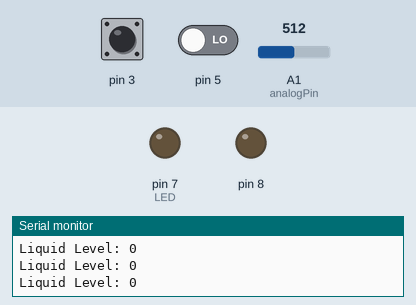
This sketch was run on a simulated Arduino Uno, built with avr-gcc and run on an emulated ATmega328P. On the bench: output pins drawn as LEDs (lit = HIGH), the last lines printed to the serial monitor. Inputs (shaded band) come from the test bench; at power-on: pin 5 LOW, pin 3 HIGH, A1 (analogPin) = 512.

Above: at 4.2 s.
4.3 s: pin 5 driven LOW
7.3 s: pin 3 pulled LOW for 3.2 s
At 13.1 s:
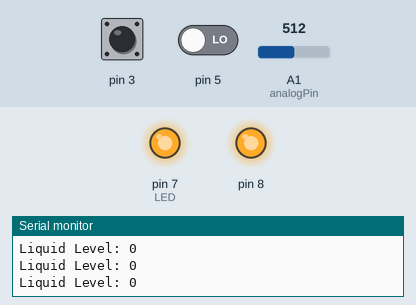
Timing chart, 0 to 19.5 s (numbered marks = the images above; inputs shaded):
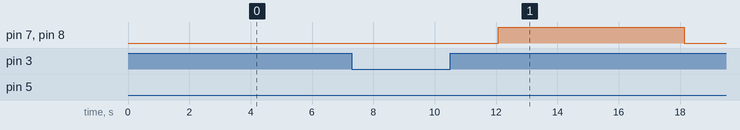

The sketch:

sketch_jul26a.ino
```cpp
  //電池宣告

int analogPin = A1 ;       // 感應電池容量
int MyArray[11] = {0} ;    // 排大小所用陣列
int val ;                  // 電池容量轉成百分比後
int blank ;                // 排大小所需暫存器

//感應器宣告

byte j ;                   // 記錄次數
byte k ;                   // 符合條件才加
byte led = digitalRead(7) ;

void setup() {

  //電池跟感應器都有
  Serial.begin(9600) ;


  //感應器
  pinMode(3, INPUT_PULLUP) ;  // 開關
  pinMode(5, INPUT) ;         // 感應器
  pinMode(7, OUTPUT) ;        // LED
  pinMode(8, OUTPUT) ;        // 蜂鳴器

}

void loop() {

  //電池

  // 把電量轉成百分比
  val = map(analogRead(analogPin),720,850,0,100) ;
  if (val > 100 or val < 0 ){
    if (val > 100){
      val = 100 ;
      }
    if (val < 0){
      val = 0 ;
      }
    }

  // 填入陣列 MyArray 中
  for (byte i = 0 ; i<11 ; i++){
    MyArray[i] = {val} ;
    }

  // 陣列內排大小
  for (byte m = 0 ; m<11 ; m++ ){
    for (byte n = m+1 ; n<11 ; n++){
      if (MyArray[m] < MyArray[n]){
        blank = MyArray[m] ;
        MyArray[m] = MyArray[n] ;
        MyArray[n] = blank ;
        }
      }
    }

  // 感應器

  // 顯示感應器是否有檢測到液面
  Serial.print("Liquid Level: ") ;Serial.println(digitalRead(5)) ;

  // 判斷功能為尿袋或點滴
  switch (digitalRead(3)){

    // 尿袋功能
    case HIGH :
    if (j<30) {
      j++ ;
      // 有感應到 k 才加
      if (digitalRead(5) == HIGH){
        k++ ;
        }
        delay(200) ;
      // 感應完30次
      }else{
        if(k>15){
          digitalWrite(7,HIGH) ;
          digitalWrite(8,HIGH) ;
          }else{
            digitalWrite(7,LOW) ;
            digitalWrite(8,LOW) ;
            }
        Serial.print("模式(尿袋 1 、 點滴 0): ") ;Serial.println(digitalRead(3)) ;
        Serial.print("k: ") ;Serial.println(k) ;
        Serial.print("Induction: ") ;Serial.println(digitalRead(7)) ;
        Serial.print("battery capacity : ") ;Serial.print(MyArray[5]) ;Serial.println("%") ;
        j = 0 ; k = 0 ;

        }
    break ;

    // 點滴功能
    case LOW :
    if (j<30) {
      j++ ;
      // 沒感應到 k 才加
      if (digitalRead(5) == LOW){
        k++ ;
        }
        delay(200) ;
      // 感應完30次
      }else{
        if(k>15){
          digitalWrite(7,HIGH) ;
          digitalWrite(8,HIGH) ;
          }else{
            digitalWrite(7,LOW) ;
            digitalWrite(8,LOW) ;
            }
        Serial.print("模式(尿袋 1 、 點滴 0): ") ;Serial.println(digitalRead(3)) ;
        Serial.print("k: ") ;Serial.println(k) ;
        Serial.print("Induction: ") ;Serial.println(digitalRead(7)) ;
        Serial.print("battery capacity : ") ;Serial.print(MyArray[5]) ;Serial.println("%") ;
        j = 0 ; k = 0 ;
        }
    break ;
    }
}
```

Measured:
- after the input at 7.3 s, pin 7 (LED), pin 8: LOW → HIGH after 4.8 s, → LOW 6.1 s later
